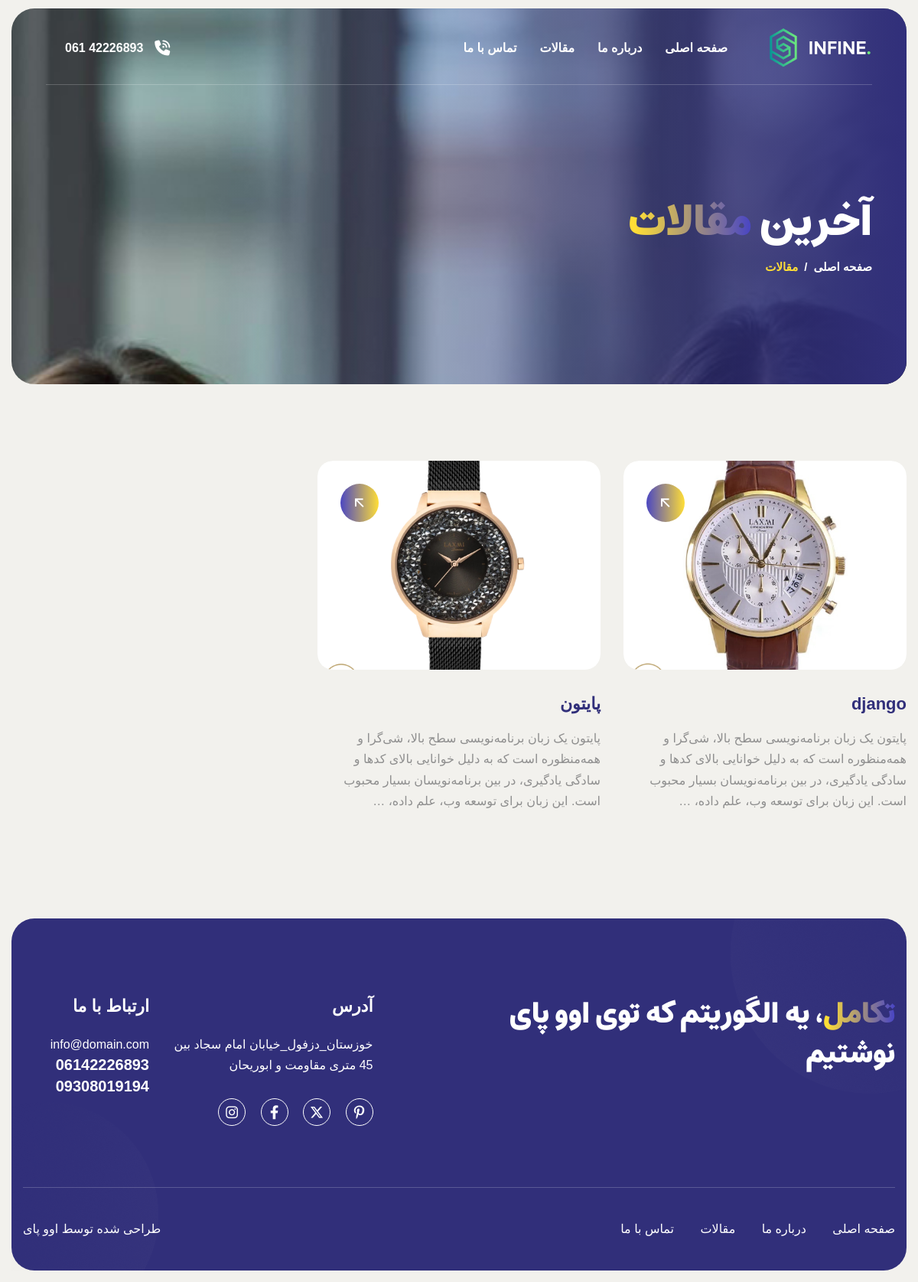
The app's page /articles/list/ with its own data.
### blog_app/models.py (models this page shows, shortened)
class Article(models.Model):
    title = models.CharField(max_length=100,verbose_name="عنوان")
    body = HTMLField(blank=True,null=True)
    category = models.ManyToManyField(Category,related_name="articles")
    image = models.ImageField(upload_to='images/articles',verbose_name="تصویر")
    slug = models.SlugField(blank=True, null=True, unique=True, allow_unicode=True,verbose_name="اسلاگ")
    created = models.DateTimeField(auto_now_add=True)
    updated = models.DateTimeField(auto_now=True, verbose_name="بروزرسانی")
    class Meta:
        verbose_name = "مقاله"
        verbose_name_plural = "مقاله ها"
    def get_absolute_url(self):
        return reverse("blog_app:article_detail", kwargs={"slug": self.slug})

### blog_app/views.py (the view)
# urls.py: path('list/', views.article_list, name='article_list'),
def article_list(request):
    articles = Article.objects.all().order_by("-created")
    page_number = request.GET.get('page')
    paginator = Paginator(articles, 2)
    object_list = paginator.get_page(page_number)
    return render(request, "blog_app/article_list.html", {'articles': object_list})

### context_processors/context_processors.py (called while the page is built)
def my_categories(request):
    categories = Category.objects.all()
    return {'categories': categories}

### blog_app/templates/blog_app/article_list.html (shortened to what this page needs)
{% extends "base.html" %}
{% load static %}
{% block content %}
    <div class="page-header bg-section parallaxie">
        <div class="page-header-box">
            <div class="container-fluid">
                <div class="row">
                    <div class="col-lg-12">
                        <div class="page-header-content">
                            <h1 class="wow fadeInUp">آخرین <span>مقالات</span></h1>
                            <nav class="wow fadeInUp" data-wow-delay="0.25s">
                                <ol class="breadcrumb">
                                    <li class="breadcrumb-item"><a href="index.html">صفحه اصلی</a></li>
                                    <li class="breadcrumb-item active" aria-current="page">مقالات</li>
                                </ol>
                            </nav>
                        </div>
                    </div>
                </div>
            </div>
        </div>
    </div>
    <div class="page-blog">
        <div class="container">
            <div class="row">
                {% for article in articles %}
                    <div class="col-lg-4 col-md-6">
                        <div class="post-item wow fadeInUp">
                            <div class="post-featured-image">
                                <figure>
                                    <a href="{{ article.get_abget_absolute_url }}" class="image-anime"
                                       data-cursor-text="نمایش">
                                        <img src="{{ article.image.url }}" alt="">
                                    </a>
                                </figure>
                                <div class="post-btn">
                                    <a href="{{ article.get_absolute_url }}"><img
                                            src="{% static "images/arrow-white.svg" %}" alt=""></a>
                                </div>
                            </div>
                            <div class="post-item-content">
                                <h2><a href="{{ article.get_absolute_url }}">{{ article.title }}</a></h2>
                                <p> {{ article.body|safe|striptags|truncatewords:30 }}
                                </p>
                            </div>
                        </div>
                    </div>
                {% endfor %}
            </div>
        </div>
    </div>
{% endblock %}

### records on screen
Article: image (picture), title "django", body "پایتون یک زبان برنامه‌نویسی سطح بالا، شی‌گرا و همه‌منظوره است که به دلیل خوانایی بالای کدها و سادگی یادگیری، در بین برنامه‌نویسان بسیار محبوب است. این زبان برای توسعه وب، علم داده، …"
Article: image (picture), title "پایتون", body "پایتون یک زبان برنامه‌نویسی سطح بالا، شی‌گرا و همه‌منظوره است که به دلیل خوانایی بالای کدها و سادگی یادگیری، در بین برنامه‌نویسان بسیار محبوب است. این زبان برای توسعه وب، علم داده، …"
